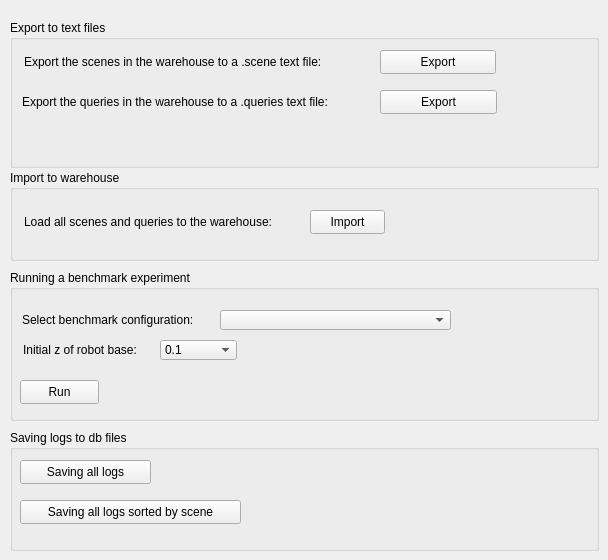
   <widget class="QWidget" name="tab_7">
    <attribute name="title">
     <string>Benchmark_Tools</string>
    </attribute>
    <widget class="QGroupBox" name="groupBox_2">
     <property name="geometry">
      <rect>
       <x>10</x>
       <y>20</y>
       <width>589</width>
       <height>148</height>
      </rect>
     </property>
     <property name="title">
      <string>Export to text files</string>
     </property>
     <widget class="QPushButton" name="pushButton_exportQueries">
      <property name="geometry">
       <rect>
        <x>370</x>
        <y>70</y>
        <width>117</width>
        <height>24</height>
       </rect>
      </property>
      <property name="text">
       <string>Export</string>
      </property>
     </widget>
     <widget class="QLabel" name="label_2">
      <property name="geometry">
       <rect>
        <x>12</x>
        <y>70</y>
        <width>352</width>
        <height>24</height>
       </rect>
      </property>
      <property name="text">
       <string>Export the queries in the warehouse to a .queries text file:</string>
      </property>
     </widget>
     <widget class="QPushButton" name="pushButton_exportScenes">
      <property name="geometry">
       <rect>
        <x>370</x>
        <y>30</y>
        <width>116</width>
        <height>24</height>
       </rect>
      </property>
      <property name="text">
       <string>Export</string>
      </property>
     </widget>
     <widget class="QLabel" name="label">
      <property name="geometry">
       <rect>
        <x>14</x>
        <y>30</y>
        <width>340</width>
        <height>24</height>
       </rect>
      </property>
      <property name="text">
       <string>Export the scenes in the warehouse to a .scene text file:</string>
      </property>
     </widget>
    </widget>
    <widget class="QGroupBox" name="groupBox_4">
     <property name="geometry">
      <rect>
       <x>10</x>
       <y>170</y>
       <width>589</width>
       <height>91</height>
      </rect>
     </property>
     <property name="title">
      <string>Import to warehouse</string>
     </property>
     <widget class="QPushButton" name="pushButton_import_all">
      <property name="geometry">
       <rect>
        <x>300</x>
        <y>40</y>
        <width>75</width>
        <height>24</height>
       </rect>
      </property>
      <property name="text">
       <string>Import</string>
      </property>
     </widget>
     <widget class="QLabel" name="label_3">
      <property name="geometry">
       <rect>
        <x>14</x>
        <y>40</y>
        <width>280</width>
        <height>24</height>
       </rect>
      </property>
      <property name="text">
       <string>Load all scenes and queries to the warehouse:</string>
      </property>
     </widget>
    </widget>
    <widget class="QGroupBox" name="groupBox_5">
     <property name="geometry">
      <rect>
       <x>10</x>
       <y>270</y>
       <width>589</width>
       <height>151</height>
      </rect>
     </property>
     <property name="title">
      <string>Running a benchmark experiment</string>
     </property>
     <widget class="QLabel" name="label_4">
      <property name="geometry">
       <rect>
        <x>12</x>
        <y>40</y>
        <width>232</width>
        <height>20</height>
       </rect>
      </property>
      <property name="text">
       <string>Select benchmark configuration:</string>
      </property>
     </widget>
     <widget class="QComboBox" name="bench_config_combobox">
      <property name="geometry">
       <rect>
        <x>210</x>
        <y>40</y>
        <width>231</width>
        <height>20</height>
       </rect>
      </property>
      <item>
       <property name="text">
        <string/>
       </property>
      </item>
     </widget>
     <widget class="QLabel" name="label_5">
      <property name="geometry">
       <rect>
        <x>13</x>
        <y>70</y>
        <width>131</width>
        <height>20</height>
       </rect>
      </property>
      <property name="text">
       <string>Initial z of robot base:</string>
      </property>
     </widget>
     <widget class="QComboBox" name="initial_z_comboBox">
      <property name="geometry">
       <rect>
        <x>150</x>
        <y>70</y>
        <width>77</width>
        <height>20</height>
       </rect>
      </property>
      <item>
       <property name="text">
        <string>0.1</string>
       </property>
      </item>
      <item>
       <property name="text">
        <string>0.7621</string>
       </property>
      </item>
     </widget>
     <widget class="QPushButton" name="pushButton_run_benchmark">
      <property name="geometry">
       <rect>
        <x>10</x>
        <y>110</y>
        <width>79</width>
        <height>24</height>
       </rect>
      </property>
      <property name="text">
       <string>Run</string>
      </property>
     </widget>
    </widget>
    <widget class="QGroupBox" name="groupBox_6">
     <property name="geometry">
      <rect>
       <x>10</x>
       <y>430</y>
       <width>589</width>
       <height>121</height>
      </rect>
     </property>
     <property name="title">
      <string>Saving logs to db files</string>
     </property>
     <widget class="QPushButton" name="pushButton_saving_all_logs">
      <property name="geometry">
       <rect>
        <x>10</x>
        <y>30</y>
        <width>131</width>
        <height>24</height>
       </rect>
      </property>
      <property name="text">
       <string>Saving all logs</string>
      </property>
     </widget>
     <widget class="QPushButton" name="pushButton_saving_logs_sorted">
      <property name="geometry">
       <rect>
        <x>10</x>
        <y>70</y>
        <width>221</width>
        <height>24</height>
       </rect>
      </property>
      <property name="text">
       <string>Saving all logs sorted by scene</string>
      </property>
     </widget>
    </widget>
   </widget>
